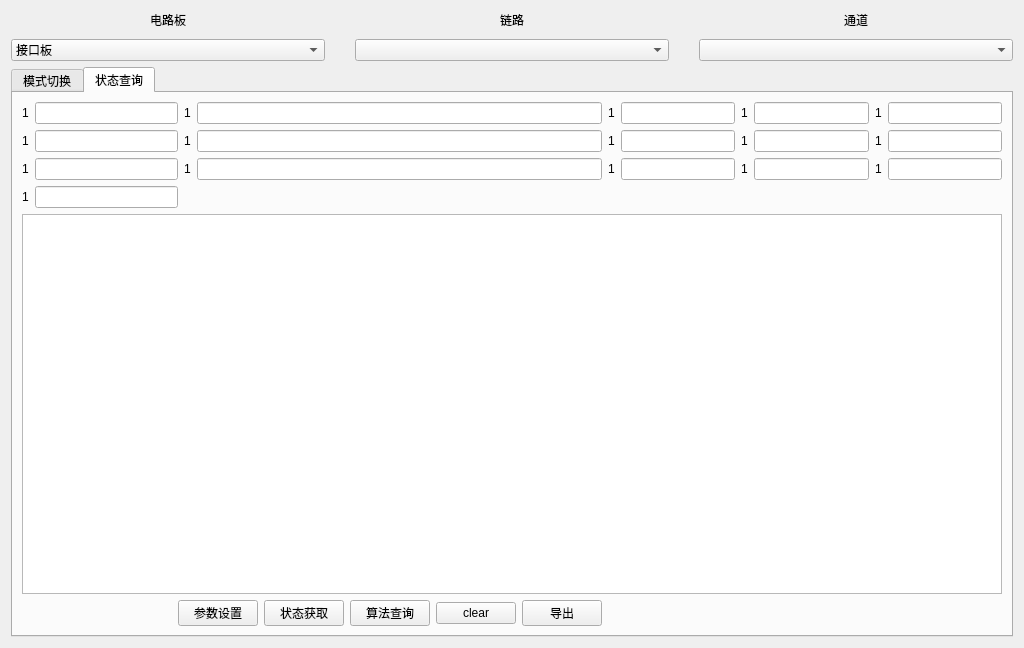
<?xml version="1.0" encoding="UTF-8"?>
<ui version="4.0">
 <class>FpgaModeSetWidget</class>
 <widget class="QWidget" name="FpgaModeSetWidget">
  <property name="geometry">
   <rect>
    <x>0</x>
    <y>0</y>
    <width>1024</width>
    <height>648</height>
   </rect>
  </property>
  <property name="windowTitle">
   <string notr="true">Form</string>
  </property>
  <layout class="QGridLayout" name="gridLayout_7">
   <item row="0" column="0">
    <layout class="QGridLayout" name="gridLayout">
     <property name="horizontalSpacing">
      <number>30</number>
     </property>
     <property name="verticalSpacing">
      <number>10</number>
     </property>
     <item row="1" column="1">
      <widget class="QComboBox" name="comboBox_chain"/>
     </item>
     <item row="0" column="1">
      <widget class="QLabel" name="label_chain">
       <property name="text">
        <string notr="true">链路</string>
       </property>
       <property name="alignment">
        <set>Qt::AlignCenter</set>
       </property>
      </widget>
     </item>
     <item row="0" column="2">
      <widget class="QLabel" name="label_chute">
       <property name="text">
        <string notr="true">通道</string>
       </property>
       <property name="alignment">
        <set>Qt::AlignCenter</set>
       </property>
      </widget>
     </item>
     <item row="1" column="0">
      <widget class="QComboBox" name="comboBox_board">
       <item>
        <property name="text">
         <string>接口板</string>
        </property>
       </item>
       <item>
        <property name="text">
         <string>相机板</string>
        </property>
       </item>
       <item>
        <property name="text">
         <string>喷阀板</string>
        </property>
       </item>
       <item>
        <property name="text">
         <string>控制板</string>
        </property>
       </item>
       <item>
        <property name="text">
         <string>恒流源板</string>
        </property>
       </item>
      </widget>
     </item>
     <item row="1" column="2">
      <widget class="QComboBox" name="comboBox_chute"/>
     </item>
     <item row="0" column="0">
      <widget class="QLabel" name="label_board">
       <property name="text">
        <string notr="true">电路板</string>
       </property>
       <property name="alignment">
        <set>Qt::AlignCenter</set>
       </property>
      </widget>
     </item>
    </layout>
   </item>
   <item row="1" column="0">
    <widget class="QTabWidget" name="tabWidget">
     <property name="currentIndex">
      <number>1</number>
     </property>
     <widget class="QWidget" name="tab">
      <attribute name="title">
       <string>模式切换</string>
      </attribute>
      <layout class="QGridLayout" name="gridLayout_4">
       <item row="0" column="0">
        <layout class="QHBoxLayout" name="horizontalLayout_2">
         <item>
          <widget class="QLabel" name="label_mode">
           <property name="text">
            <string notr="true">模式</string>
           </property>
           <property name="alignment">
            <set>Qt::AlignCenter</set>
           </property>
          </widget>
         </item>
         <item>
          <widget class="QComboBox" name="comboBox_mode"/>
         </item>
        </layout>
       </item>
       <item row="2" column="0">
        <widget class="QPushButton" name="startUpgradeBtn">
         <property name="text">
          <string notr="true">模式切换</string>
         </property>
        </widget>
       </item>
       <item row="1" column="0">
        <spacer name="verticalSpacer">
         <property name="orientation">
          <enum>Qt::Vertical</enum>
         </property>
         <property name="sizeHint" stdset="0">
          <size>
           <width>20</width>
           <height>40</height>
          </size>
         </property>
        </spacer>
       </item>
      </layout>
     </widget>
     <widget class="QWidget" name="tab_3">
      <attribute name="title">
       <string>状态查询</string>
      </attribute>
      <layout class="QGridLayout" name="gridLayout_2">
       <item row="2" column="3">
        <layout class="QHBoxLayout" name="horizontalLayout_15">
         <item>
          <widget class="QLabel" name="label_13">
           <property name="text">
            <string>1</string>
           </property>
          </widget>
         </item>
         <item>
          <widget class="myLineEdit" name="lineEdit_13"/>
         </item>
        </layout>
       </item>
       <item row="1" column="5">
        <layout class="QHBoxLayout" name="horizontalLayout_12">
         <item>
          <widget class="QLabel" name="label_10">
           <property name="text">
            <string>1</string>
           </property>
          </widget>
         </item>
         <item>
          <widget class="myLineEdit" name="lineEdit_10"/>
         </item>
        </layout>
       </item>
       <item row="2" column="5">
        <layout class="QHBoxLayout" name="horizontalLayout_17">
         <item>
          <widget class="QLabel" name="label_15">
           <property name="text">
            <string>1</string>
           </property>
          </widget>
         </item>
         <item>
          <widget class="myLineEdit" name="lineEdit_15"/>
         </item>
        </layout>
       </item>
       <item row="2" column="0" colspan="2">
        <layout class="QHBoxLayout" name="horizontalLayout_13">
         <item>
          <widget class="QLabel" name="label_11">
           <property name="text">
            <string>1</string>
           </property>
          </widget>
         </item>
         <item>
          <widget class="myLineEdit" name="lineEdit_11"/>
         </item>
        </layout>
       </item>
       <item row="5" column="1" colspan="2">
        <layout class="QHBoxLayout" name="horizontalLayout">
         <item>
          <widget class="QPushButton" name="pushButton">
           <property name="text">
            <string>参数设置</string>
           </property>
          </widget>
         </item>
         <item>
          <widget class="QPushButton" name="pushButton_2">
           <property name="text">
            <string>状态获取</string>
           </property>
          </widget>
         </item>
         <item>
          <widget class="QPushButton" name="pushButton_5">
           <property name="text">
            <string>算法查询</string>
           </property>
          </widget>
         </item>
         <item>
          <widget class="QPushButton" name="pushButton_3">
           <property name="text">
            <string>clear</string>
           </property>
          </widget>
         </item>
         <item>
          <widget class="QPushButton" name="pushButton_4">
           <property name="text">
            <string>导出</string>
           </property>
          </widget>
         </item>
        </layout>
       </item>
       <item row="1" column="2">
        <layout class="QHBoxLayout" name="horizontalLayout_9">
         <item>
          <widget class="QLabel" name="label_7">
           <property name="text">
            <string>1</string>
           </property>
          </widget>
         </item>
         <item>
          <widget class="myLineEdit" name="lineEdit_7"/>
         </item>
        </layout>
       </item>
       <item row="3" column="0" colspan="2">
        <layout class="QHBoxLayout" name="horizontalLayout_18">
         <item>
          <widget class="QLabel" name="label_16">
           <property name="text">
            <string>1</string>
           </property>
          </widget>
         </item>
         <item>
          <widget class="myLineEdit" name="lineEdit_16"/>
         </item>
        </layout>
       </item>
       <item row="0" column="5">
        <layout class="QHBoxLayout" name="horizontalLayout_7">
         <item>
          <widget class="QLabel" name="label_5">
           <property name="text">
            <string>1</string>
           </property>
          </widget>
         </item>
         <item>
          <widget class="myLineEdit" name="lineEdit_5"/>
         </item>
        </layout>
       </item>
       <item row="1" column="4">
        <layout class="QHBoxLayout" name="horizontalLayout_11">
         <item>
          <widget class="QLabel" name="label_9">
           <property name="text">
            <string>1</string>
           </property>
          </widget>
         </item>
         <item>
          <widget class="myLineEdit" name="lineEdit_9"/>
         </item>
        </layout>
       </item>
       <item row="5" column="0">
        <widget class="SetEditValueWidget" name="paramsnum" native="true">
         <property name="minimumSize">
          <size>
           <width>150</width>
           <height>0</height>
          </size>
         </property>
        </widget>
       </item>
       <item row="4" column="0" colspan="6">
        <widget class="QTextEdit" name="textEdit"/>
       </item>
       <item row="0" column="2">
        <layout class="QHBoxLayout" name="horizontalLayout_4">
         <item>
          <widget class="QLabel" name="label_2">
           <property name="text">
            <string>1</string>
           </property>
          </widget>
         </item>
         <item>
          <widget class="myLineEdit" name="lineEdit_2"/>
         </item>
        </layout>
       </item>
       <item row="2" column="2">
        <layout class="QHBoxLayout" name="horizontalLayout_14">
         <item>
          <widget class="QLabel" name="label_12">
           <property name="text">
            <string>1</string>
           </property>
          </widget>
         </item>
         <item>
          <widget class="myLineEdit" name="lineEdit_12"/>
         </item>
        </layout>
       </item>
       <item row="0" column="0" colspan="2">
        <layout class="QHBoxLayout" name="horizontalLayout_3">
         <item>
          <widget class="QLabel" name="label">
           <property name="text">
            <string>1</string>
           </property>
          </widget>
         </item>
         <item>
          <widget class="myLineEdit" name="lineEdit"/>
         </item>
        </layout>
       </item>
       <item row="1" column="3">
        <layout class="QHBoxLayout" name="horizontalLayout_10">
         <item>
          <widget class="QLabel" name="label_8">
           <property name="text">
            <string>1</string>
           </property>
          </widget>
         </item>
         <item>
          <widget class="myLineEdit" name="lineEdit_8"/>
         </item>
        </layout>
       </item>
       <item row="0" column="3">
        <layout class="QHBoxLayout" name="horizontalLayout_5">
         <item>
          <widget class="QLabel" name="label_3">
           <property name="text">
            <string>1</string>
           </property>
          </widget>
         </item>
         <item>
          <widget class="myLineEdit" name="lineEdit_3"/>
         </item>
        </layout>
       </item>
       <item row="0" column="4">
        <layout class="QHBoxLayout" name="horizontalLayout_6">
         <item>
          <widget class="QLabel" name="label_4">
           <property name="text">
            <string>1</string>
           </property>
          </widget>
         </item>
         <item>
          <widget class="myLineEdit" name="lineEdit_4"/>
         </item>
        </layout>
       </item>
       <item row="1" column="0" colspan="2">
        <layout class="QHBoxLayout" name="horizontalLayout_8">
         <item>
          <widget class="QLabel" name="label_6">
           <property name="text">
            <string>1</string>
           </property>
          </widget>
         </item>
         <item>
          <widget class="myLineEdit" name="lineEdit_6"/>
         </item>
        </layout>
       </item>
       <item row="2" column="4">
        <layout class="QHBoxLayout" name="horizontalLayout_16">
         <item>
          <widget class="QLabel" name="label_14">
           <property name="text">
            <string>1</string>
           </property>
          </widget>
         </item>
         <item>
          <widget class="myLineEdit" name="lineEdit_14"/>
         </item>
        </layout>
       </item>
       <item row="5" column="3" colspan="2">
        <spacer name="horizontalSpacer">
         <property name="orientation">
          <enum>Qt::Horizontal</enum>
         </property>
         <property name="sizeHint" stdset="0">
          <size>
           <width>40</width>
           <height>20</height>
          </size>
         </property>
        </spacer>
       </item>
      </layout>
     </widget>
    </widget>
   </item>
  </layout>
 </widget>
 <customwidgets>
  <customwidget>
   <class>myLineEdit</class>
   <extends>QLineEdit</extends>
   <header location="global">mysortwidget/mylineedit.h</header>
  </customwidget>
  <customwidget>
   <class>SetEditValueWidget</class>
   <extends>QWidget</extends>
   <header location="global">mysortwidget/seteditvaluewidget.h</header>
   <container>1</container>
  </customwidget>
 </customwidgets>
 <resources/>
 <connections/>
</ui>
